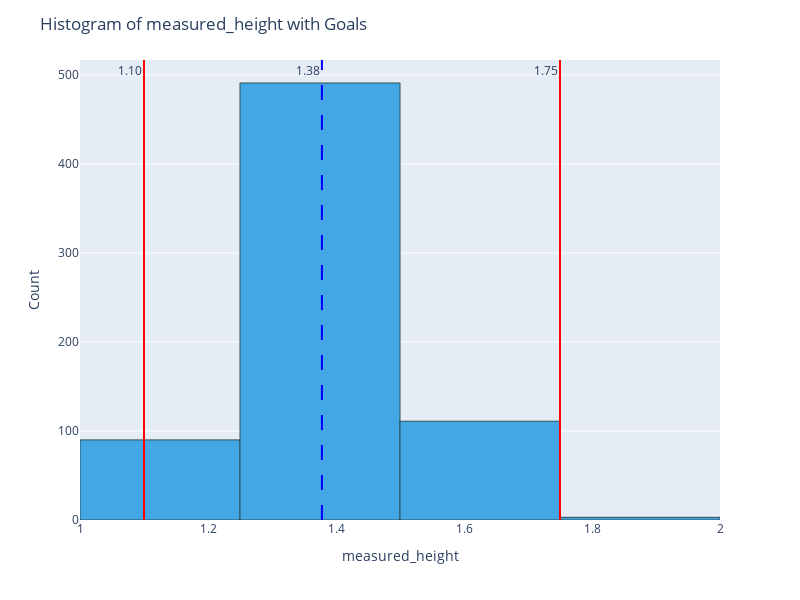

The notebook cell saved with this chart:
### Code cell
generate_histogram(product_sample, engine, 'height')

### Figure 1 — Plotly figure (JSON) as saved in the notebook; plotly's stock layout.template omitted (floating-point values rounded to 4 significant figures; data arrays with more than 128 entries replaced by an {"elided": "..."} marker saying what was removed)
{"data": [{"alignmentgroup": "True", "bingroup": "x", "hovertemplate": "measured_height=%{x}<br>count=%{y}<extra></extra>", "legendgroup": "", "marker": {"color": "#43A7E5", "line": {"color": "DarkSlateGrey", "width": 1}, "pattern": {"shape": ""}}, "name": "", "offsetgroup": "", "orientation": "v", "showlegend": false, "type": "histogram", "x": {"elided": "695 float values"}, "xaxis": "x", "xbins": {"end": 3, "size": 0.25, "start": 0}, "yaxis": "y"}], "layout": {"annotations": [{"showarrow": false, "text": "1.10", "x": 1.1, "xanchor": "right", "xref": "x", "y": 1, "yanchor": "top", "yref": "y domain"}, {"showarrow": false, "text": "1.75", "x": 1.75, "xanchor": "right", "xref": "x", "y": 1, "yanchor": "top", "yref": "y domain"}, {"showarrow": false, "text": "1.38", "x": 1.378, "xanchor": "right", "xref": "x", "y": 1, "yanchor": "top", "yref": "y domain"}], "barmode": "relative", "height": 600, "legend": {"tracegroupgap": 0}, "margin": {"t": 60}, "shapes": [{"line": {"color": "red", "dash": "solid"}, "type": "line", "x0": 1.1, "x1": 1.1, "xref": "x", "y0": 0, "y1": 1, "yref": "y domain"}, {"line": {"color": "red", "dash": "solid"}, "type": "line", "x0": 1.75, "x1": 1.75, "xref": "x", "y0": 0, "y1": 1, "yref": "y domain"}, {"line": {"color": "blue", "dash": "longdash"}, "type": "line", "x0": 1.378, "x1": 1.378, "xref": "x", "y0": 0, "y1": 1, "yref": "y domain"}], "title": {"text": "Histogram of measured_height with Goals"}, "width": 800, "xaxis": {"anchor": "y", "domain": [0, 1], "title": {"text": "measured_height"}}, "yaxis": {"anchor": "x", "domain": [0, 1], "title": {"text": "Count"}}}}
